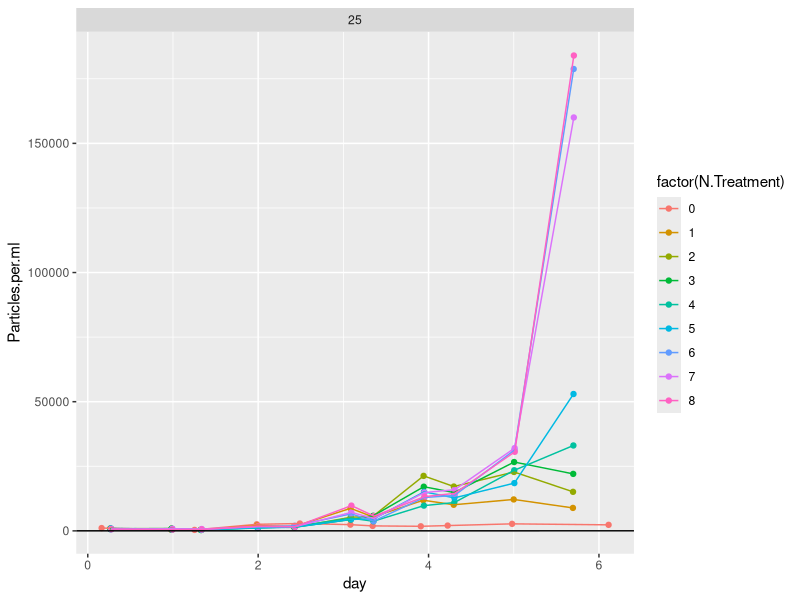
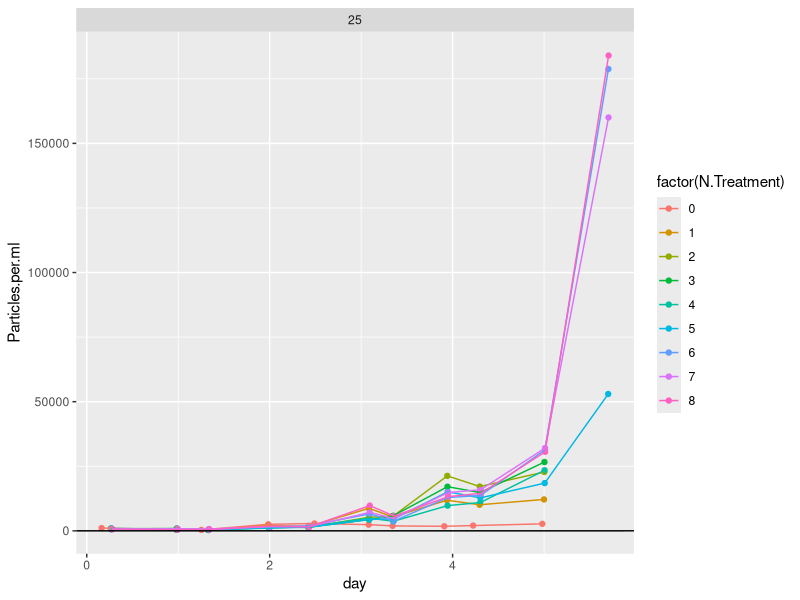
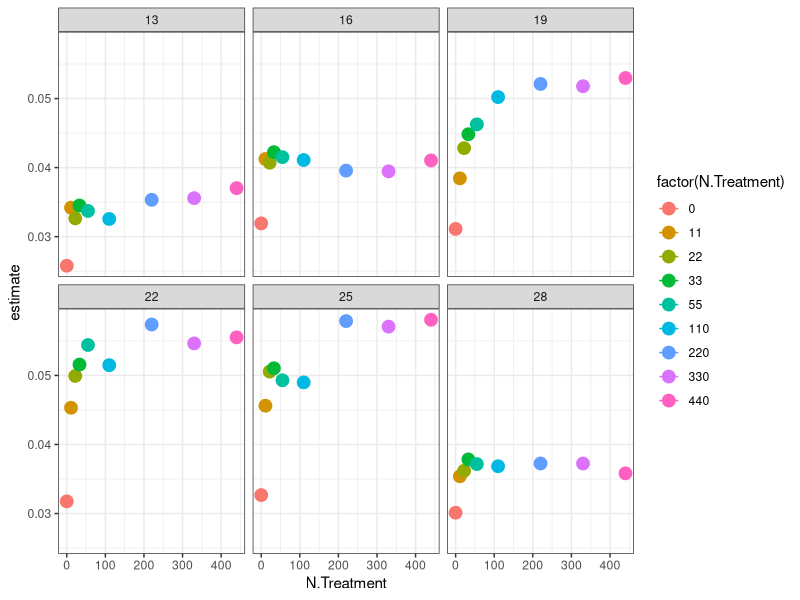
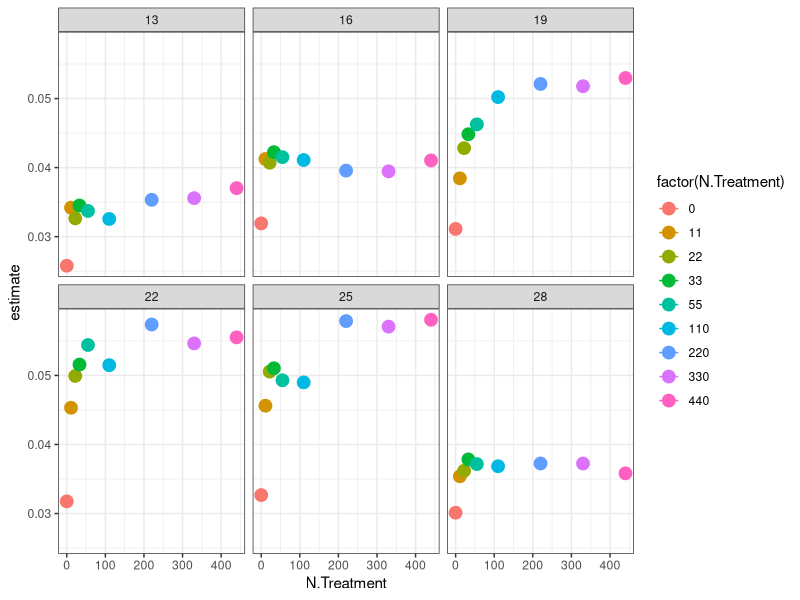

R code for these plots, in order: (Note: this script raises an error after producing the figures.)
library(tidyverse)
library(broom)
library(minpack.lm)
library(purrr)
library(stringr)

CS <- read_csv("data/monod_data/CS_15_08_04.csv")

#plot raw data 
CS %>% 
  mutate(day = Hours.since.Innoc/24) %>% 
  filter(Temperature==25 ) %>% 
  #mutate(Particles.per.ml = log(Particles.per.ml)) %>% 
  ggplot(data = ., aes(x = day, y = Particles.per.ml, color = factor(N.Treatment))) + geom_point() +
  facet_wrap( ~ Temperature, scales = "free") + geom_line() + geom_abline(slope = 1, intercept = 5)


#filter out data where K seems to have been reaCSed beyond the variability expected by noise (quite arbitrary)
CSfiltered<- CS %>% 
  mutate(day = Hours.since.Innoc/24) %>% 
  filter(  Temperature == 13 & N.Treatment == 8 & day<6.5|
           Temperature == 13 & N.Treatment == 7 & day<6.5|
           Temperature == 13 & N.Treatment == 6 & day<6.5| 
           Temperature == 13 & N.Treatment == 5 & day<6.5|
           Temperature == 13 & N.Treatment == 4 & day<6.5|
           Temperature == 13 & N.Treatment == 3 & day<6.5|
           Temperature == 13 & N.Treatment == 2 & day<6.5|
           Temperature == 13 & N.Treatment == 1 & day<6.5|
           Temperature == 13 & N.Treatment == 0 & day<6.5|
           Temperature == 16 & N.Treatment == 8 & day<6|
           Temperature == 16 & N.Treatment == 7 & day<6|
           Temperature == 16 & N.Treatment == 6 & day<6| 
           Temperature == 16 & N.Treatment == 5 & day<6|
           Temperature == 16 & N.Treatment == 4 & day<6|
           Temperature == 16 & N.Treatment == 3 & day<6|
           Temperature == 16 & N.Treatment == 2 & day<6|
           Temperature == 16 & N.Treatment == 1 & day<5.5|
           Temperature == 16 & N.Treatment == 0 & day<5.5|
           Temperature == 19 & N.Treatment == 8 & day<6|
           Temperature == 19 & N.Treatment == 7 & day<6|
           Temperature == 19 & N.Treatment == 6 & day<6| 
           Temperature == 19 & N.Treatment == 5 & day<6|
           Temperature == 19 & N.Treatment == 4 & day<6|
           Temperature == 19 & N.Treatment == 3 & day<6 |
           Temperature == 19 & N.Treatment == 2 & day<6 |
           Temperature == 19 & N.Treatment == 1 & day<6 |
           Temperature == 19 & N.Treatment == 0 & day<6 |
           Temperature == 22 & N.Treatment == 8 & day<6 |
           Temperature == 22 & N.Treatment == 7 & day<6 |
           Temperature == 22 & N.Treatment == 6 & day<6 | 
           Temperature == 22 & N.Treatment == 5 & day<6 |
           Temperature == 22 & N.Treatment == 4 & day<5.5 |
           Temperature == 22 & N.Treatment == 3 & day<5.5 |
           Temperature == 22 & N.Treatment == 2 & day<5.5 |
           Temperature == 22 & N.Treatment == 1 & day<5.5 |
           Temperature == 22 & N.Treatment == 0 & day<5.5 |
           Temperature == 25 & N.Treatment == 8 & day<6 |
           Temperature == 25 & N.Treatment == 7 & day<6 |
           Temperature == 25 & N.Treatment == 6 & day<6 | 
           Temperature == 25 & N.Treatment == 5 & day<6 |
           Temperature == 25 & N.Treatment == 4 & day<5.5 |
           Temperature == 25 & N.Treatment == 3 & day<5.5 |
           Temperature == 25 & N.Treatment == 2 & day<5.5 |
           Temperature == 25 & N.Treatment == 1 & day<5.5 |
           Temperature == 25 & N.Treatment == 0 & day<5.5 |
           Temperature == 28 & N.Treatment == 8 & day<6 |
           Temperature == 28 & N.Treatment == 7 & day<6 |
           Temperature == 28 & N.Treatment == 6 & day<6 | 
           Temperature == 28 & N.Treatment == 5 & day<6 |
           Temperature == 28 & N.Treatment == 4 & day<6 |
           Temperature == 28 & N.Treatment == 3 & day<6 |
           Temperature == 28 & N.Treatment == 2 & day<6 |
           Temperature == 28 & N.Treatment == 1 & day<5.5 |
           Temperature == 28 & N.Treatment == 0 & day<5.5  )


#plot filtered data
CSfiltered %>% 
  mutate(day = Hours.since.Innoc/24) %>% 
  filter(Temperature==25) %>% 
  #mutate(Particles.per.ml = log(Particles.per.ml)) %>% 
  ggplot(data = ., aes(x = day, y = Particles.per.ml, color = factor(N.Treatment))) + geom_point() +
  facet_wrap( ~ Temperature, scales = "free") + geom_line() + geom_abline(slope = 1, intercept = 5)


#take filtered data, add actual N concentrations, plot monod curves
CSfilteredN<- CSfiltered %>% 	
  mutate(N.Treatment = str_replace(N.Treatment, "1", "11")) %>%
  mutate(N.Treatment = str_replace(N.Treatment, "2", "22")) %>% 
  mutate(N.Treatment = str_replace(N.Treatment, "3", "33")) %>%
  mutate(N.Treatment = str_replace(N.Treatment, "4", "55")) %>%
  mutate(N.Treatment = str_replace(N.Treatment, "5", "110")) %>%
  mutate(N.Treatment = str_replace(N.Treatment, "6", "220")) %>%
  mutate(N.Treatment = str_replace(N.Treatment, "7", "330")) %>%
  mutate(N.Treatment = str_replace(N.Treatment, "8", "440")) %>%  
  mutate(N.Treatment = str_replace(N.Treatment, "1105", "55")) %>% 
  mutate(N.Treatment = as.numeric(N.Treatment))


CSfilteredN %>% 
  group_by(Temperature, N.Treatment) %>% 
  do(tidy(nls(Particles.per.ml ~ 75 * (1+a)^(Hours.since.Innoc),
              data= .,  start=list(a=0.01),
              control = nls.control(maxiter=100, minFactor=1/204800000)))) %>% 
  ungroup() %>% 
  ggplot(aes(x = N.Treatment, y = estimate, color = factor(N.Treatment))) + geom_point(size = 4) +
  geom_line() + theme_bw() + facet_wrap( ~ Temperature)
ggsave("figures/CS_monod_curves.png")

CS_r <- CSfilteredN %>% 
  group_by(Temperature, N.Treatment) %>% 
  do(tidy(nls(Particles.per.ml ~ 75 * (1+a)^(Hours.since.Innoc),
              data= .,  start=list(a=0.01),
              control = nls.control(maxiter=100, minFactor=1/204800000)))) 

write_csv(CS_r, "data-processed/fitted_r_CS_from_2015.csv")


CSfilteredN %>% 
  group_by(Temperature, N.Treatment) %>% 
  do(tidy(nls(Particles.per.ml ~ 75 * (1+a)^(Hours.since.Innoc),
              data= .,  start=list(a=0.01),
              control = nls.control(maxiter=100, minFactor=1/204800000)))) %>% 
  ggplot(aes(x = Temperature, y = estimate, color = factor(Temperature))) + geom_point(size = 4) +
  geom_line() + theme_bw() + facet_wrap( ~ N.Treatment)
ggsave("figures/CS_TPC_by_nitrate_curves.png")
